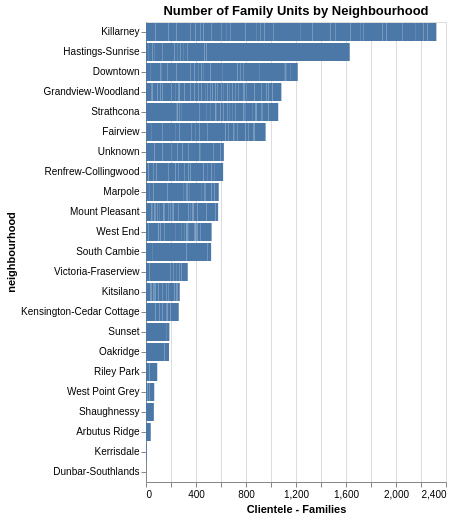

Source (notebook cell):
### Code cell
alt.Chart(
    df.drop("Geom", axis=1),
    title="Number of Family Units by Neighbourhood"
    ).mark_bar().encode(
    y=alt.Y("neighbourhood").sort("-x"),
    x=alt.X("Clientele - Families")
)

### Figure 1 — Vega-Lite specification as saved in the notebook (floating-point values rounded to 4 significant figures; data arrays with more than 128 entries replaced by an {"elided": "..."} marker saying what was removed)
{"config": {"view": {"continuousWidth": 300, "continuousHeight": 300}}, "data": {"name": "data-9f4e5a1d6547ccba5d6bcb1b3b8baeb2"}, "mark": {"type": "bar"}, "encoding": {"x": {"field": "Clientele - Families", "type": "quantitative"}, "y": {"field": "neighbourhood", "sort": "-x", "type": "nominal"}}, "title": "Number of Family Units by Neighbourhood", "$schema": "https://vega.github.io/schema/vega-lite/v6.1.0.json", "datasets": {"data-9f4e5a1d6547ccba5d6bcb1b3b8baeb2": {"elided": "641 records"}}}
